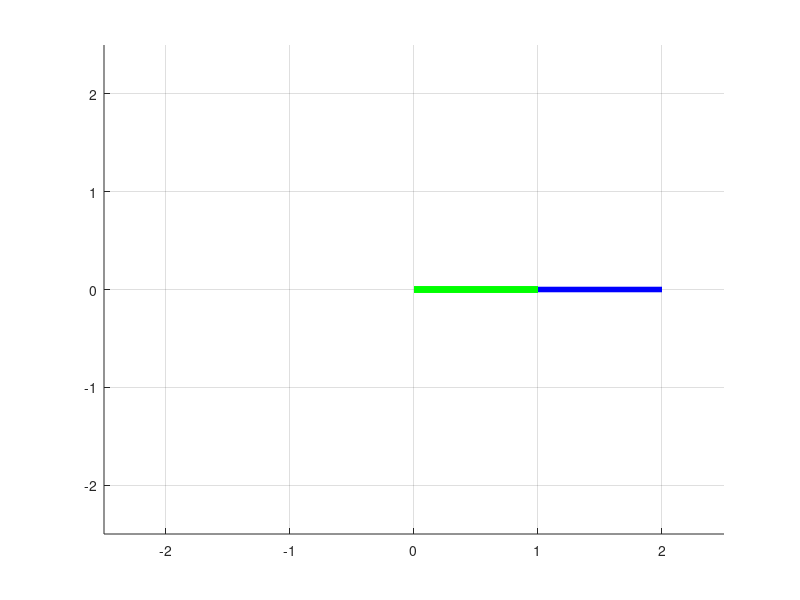

Recreate this plot in MATLAB. (Note: this script raises an error after producing the figure.)
%zn second method 2
%{
close all;
home

s_time = 0.005;
tf = 5;
qd1 = -pi/2; qd2 = 0;
e1 = 0; e2 = 0; e1dot = 0; e2dot = 0; e1int = 0; e2int = 0;
q1_old = -pi/2; qdot1_old = 0;
q2_old = 0; qdot2_old = 0;
Ku = 1050
Tu = 0.22
Kp = Ku*0.6; Kd = Tu/8; Ki = Tu/2;
Kp = Ku; Kd = 0; Ki = 0;

global m1 m2 l1 l2 g u1 u2;
m1 = 1.; m2 = 1.; l1 = 1.; l2=1.; g=9.806; n = 0;

x1 = l1*cos(q1_old);
y1 = l1*sin(q1_old);
x2 = l1*cos(q1_old) + l2*cos(q1_old+q2_old);
y2 = l1*sin(q1_old) + l2*sin(q1_old+q2_old);

figure;
hold on;
axis([-2.5 2.5 -2.5 2.5]);
grid;

Ax1 = [0, x1];
Ay1 = [0, y1];
p1 = line(Ax1,Ay1, 'LineWidth',5,'Color','g');

Ax2 = [x1, x2];
Ay2 = [y1, y2];
p2 = line(Ax2,Ay2, 'LineWidth',4,'Color','b');
for i = 0:s_time:tf
    qd1 = -pi/2;
    qd2 = pi/2;
    e1 = qd1 - q1_old;
    e2 = qd2 - q2_old;
    e1dot = -qdot1_old;
    e2dot = -qdot2_old;
    e1int = e1int + e1*s_time;
    e2int = e2int + e2*s_time;
    
    u1 = Kp*e1 + Ki*e1int + Kd*e1dot;
    u2 = Kp*e2 + Ki*e2int + Kd*e2dot;
    [t,y] = ode45('TwoLinkRobot',[i,i+s_time],[q1_old,q2_old,qdot1_old,qdot2_old]);
    index = size(y);
    q1_old = y(index(1),1);
    q2_old = y(index(1),2);
    qdot1_old = y(index(1),3);
    qdot2_old = y(index(1),4);

    x1 = l1*cos(q1_old);
    y1 = l1*sin(q1_old);
    x2 = l1*cos(q1_old) + l2*cos(q1_old+q2_old);
    y2 = l1*sin(q1_old) + l2*sin(q1_old+q2_old);
    
    Ax1 = [0, x1];
    Ay1 = [0, y1];
    Ax2 = [x1, x2];
    Ay2 = [y1, y2];
    %{
    if rem(n,10) == 0
        set(p1,'X',Ax1,'Y',Ay1);
        set(p2,'X',Ax2,'Y',Ay2);
        drawnow;
    end
    %}
    n = n+1;
    time_s(n,:) = i;
    q2_s(n,:) = q2_old;
    q2_target(n,:) = qd2;
    e2_s(n,:) = qd2-q2_old;
    
end
data = [time_s,q2_s];
graph2 = figure;
plot(time_s,q2_s)
hold on;
grid on;
plot(time_s,q2_target);
title('Kp is : '+ string(Kp));
%}
close all;
home

s_time = 0.005;
tf = 10;
qd1 = 0; qd2 = 0;
e1 = 0; e2 = 0; e1dot = 0; e2dot = 0; e1int = 0; e2int = 0;
q1_old = 0; qdot1_old = 0;
q2_old = 0; qdot2_old = 0;

Kp = 315; Kd = 17.9; Ki = 84.0829;

global m1 m2 l1 l2 g u1 u2;
m1 = 1.; m2 = 1.; l1 = 1.; l2=1.; g=9.806; n = 0;

x1 = l1*cos(q1_old);
y1 = l1*sin(q1_old);
x2 = l1*cos(q1_old) + l2*cos(q1_old+q2_old);
y2 = l1*sin(q1_old) + l2*sin(q1_old+q2_old);

figure;
hold on;
axis([-2.5 2.5 -2.5 2.5]);
grid;

Ax1 = [0, x1];
Ay1 = [0, y1];
p1 = line(Ax1,Ay1, 'LineWidth',5,'Color','g');

Ax2 = [x1, x2];
Ay2 = [y1, y2];

p2 = line(Ax2,Ay2, 'LineWidth',4,'Color','b');
for i = 0:s_time:tf
    w = 0.75*pi;
    %{
    qd1 = 0;
    qd2 = pi/2;
    e1 = qd1 - q1_old;
    e2 = qd2 - q2_old;
    e1dot = -qdot1_old;
    e2dot = -qdot2_old;
    e1int = e1int + e1*s_time;
    e2int = e2int + e2*s_time;
    %}
    
    qd1 = -0.05*pi*sin(w*i);
    qd2 = -0.05*pi*sin(w*i);
    e1 =  qd1 -q1_old;
    e2 =  qd2 -q2_old;
    e1dot = -0.05*pi*w*cos(w*i) -qdot1_old;
    e2dot = -0.05*pi*w*cos(w*i) -qdot2_old;
    e1int = e1int + e1*s_time;
    e2int = e2int + e2*s_time;
    
    u1 = Kp*e1 + Ki*e1int + Kd*e1dot;
    u2 = Kp*e2 + Ki*e2int + Kd*e2dot;
    [t,y] = ode45('TwoLinkRobot',[i,i+s_time],[q1_old,q2_old,qdot1_old,qdot2_old]);
    index = size(y);
    q1_old = y(index(1),1);
    q2_old = y(index(1),2);
    qdot1_old = y(index(1),3);
    qdot2_old = y(index(1),4);

    x1 = l1*cos(q1_old);
    y1 = l1*sin(q1_old);
    x2 = l1*cos(q1_old) + l2*cos(q1_old+q2_old);
    y2 = l1*sin(q1_old) + l2*sin(q1_old+q2_old);
    
    Ax1 = [0, x1];
    Ay1 = [0, y1];
    Ax2 = [x1, x2];
    Ay2 = [y1, y2];
    
    if rem(n,2) == 0
        set(p1,'X',Ax1,'Y',Ay1);
        set(p2,'X',Ax2,'Y',Ay2);
        drawnow;
    end
    n = n+1;
    time_s(n,:) = i;
    q1_s(n,:) = q1_old;
    q2_s(n,:) = q2_old;
    q1_target(n,:) = qd1;
    q2_target(n,:) = qd2;
    e1_s(n,:) = qd1-q1_old;
    e2_s(n,:) = qd2-q2_old;
    
end

graph2 = figure;
subplot(2,2,1);
plot(time_s,q1_s);
hold on;
plot(time_s,q1_target)
legend('current q1','desire q1');
grid on;
hold off;
axis([0 tf -0.4 0.4])

subplot(2,2,2);
plot(time_s,q2_s);
hold on;
plot(time_s,q2_target)
legend('current q2','desire q2');
grid on;
hold off;
axis([0 tf -0.4 0.4])

subplot(2,2,3)
plot(time_s,e1_s);
hold off;
grid on;
axis([0 tf -0.2 0.2])
legend('q1 error');

subplot(2,2,4)
plot(time_s,e2_s);
hold off;
grid on;
axis([0 tf -0.2 0.2])
legend('q2 error');
